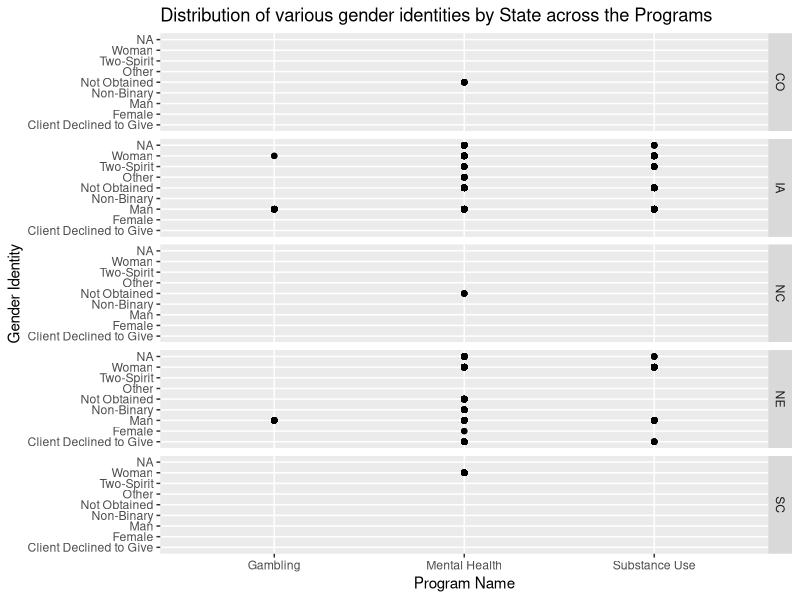

This chart was generated by the following R code:
#Loading required libraries
library(ggplot2)

#Reading the HFS Data as csv into a variable
hfsData <- read.csv("HFS Service Data.csv")

#Generating a Facet Grid
ggplot(hfsData, aes(program_name, gender_identity)) + 
  ggtitle("Distribution of various gender identities by State across the Programs") +
  xlab("Program Name") + 
  ylab("Gender Identity") +
  geom_point() + 
  facet_grid(rows = vars(state))


  